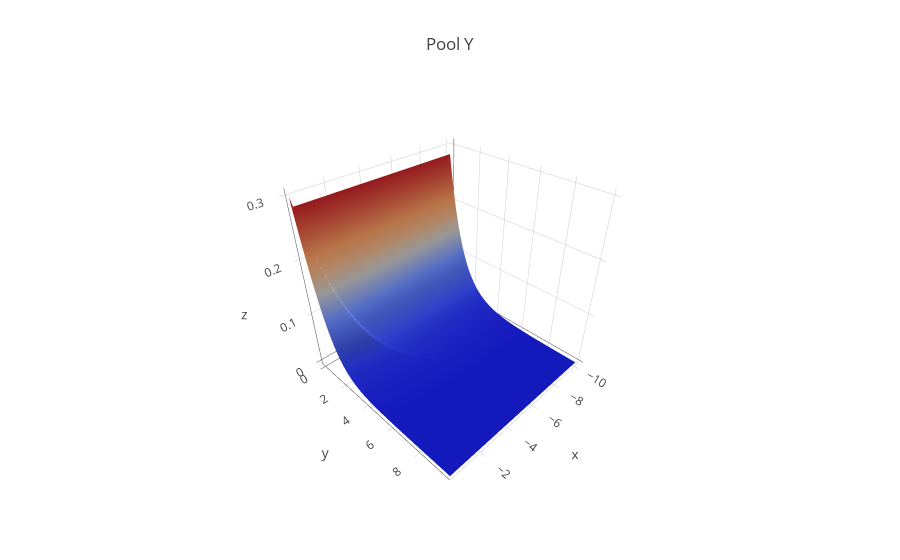

Notebook code cell kept with this figure:
### Markdown cell above
## Time-dependent analysis

We can just use one of the model runs given in the yaml file and start. To plot the pool ages densities, we define an initial age density (omitting means that initial mass is considered as of age zero which makes of course problems with a smooth plot). Then we compute the age density over an time-age-pool grid and use plotly to plot it.

### Code cell
# to make the compuation faster we make the time shorter
smr1.times = np.linspace(0,10,101)
times = smr1.times
ages = np.linspace(0,10,101)

# we define some arbitrary start age distribution
def start_age_densities(a):
    return np.exp(-a)*smr1.start_values

# p is a function of an age array to return the pool age density as an array times x ages x pools
p = smr1.age_densities(start_age_densities)
density_data = p(ages)

pool = 0
data = [go.Surface(x = -times, 
                   y = ages, 
                   z = density_data[:,:,pool], 
                   showscale=False)]
layout = go.Layout(
    title = 'Pool ' + state_vector[pool].name
)
fig = go.Figure(data=data, layout=layout)
iplot(fig)

### Figure 1 — Plotly figure (JSON) as saved in the notebook; plotly's stock layout.template omitted (floating-point values rounded to 4 significant figures; data arrays with more than 128 entries replaced by an {"elided": "..."} marker saying what was removed)
{"data": [{"showscale": false, "type": "surface", "x": [0, -0.1, -0.2, -0.3, -0.4, -0.5, -0.6, -0.7, -0.8, -0.9, -1, -1.1, -1.2, -1.3, -1.4, -1.5, -1.6, -1.7, -1.8, -1.9, -2, -2.1, -2.2, -2.3, -2.4, -2.5, -2.6, -2.7, -2.8, -2.9, -3, -3.1, -3.2, -3.3, -3.4, -3.5, -3.6, -3.7, -3.8, -3.9, -4, -4.1, -4.2, -4.3, -4.4, -4.5, -4.6, -4.7, -4.8, -4.9, -5, -5.1, -5.2, -5.3, -5.4, -5.5, -5.6, -5.7, -5.8, -5.9, -6, -6.1, -6.2, -6.3, -6.4, -6.5, -6.6, -6.7, -6.8, -6.9, -7, -7.1, -7.2, -7.3, -7.4, -7.5, -7.6, -7.7, -7.8, -7.9, -8, -8.1, -8.2, -8.3, -8.4, -8.5, -8.6, -8.7, -8.8, -8.9, -9, -9.1, -9.2, -9.3, -9.4, -9.5, -9.6, -9.7, -9.8, -9.9, -10], "y": [0, 0.1, 0.2, 0.3, 0.4, 0.5, 0.6, 0.7, 0.8, 0.9, 1, 1.1, 1.2, 1.3, 1.4, 1.5, 1.6, 1.7, 1.8, 1.9, 2, 2.1, 2.2, 2.3, 2.4, 2.5, 2.6, 2.7, 2.8, 2.9, 3, 3.1, 3.2, 3.3, 3.4, 3.5, 3.6, 3.7, 3.8, 3.9, 4, 4.1, 4.2, 4.3, 4.4, 4.5, 4.6, 4.7, 4.8, 4.9, 5, 5.1, 5.2, 5.3, 5.4, 5.5, 5.6, 5.7, 5.8, 5.9, 6, 6.1, 6.2, 6.3, 6.4, 6.5, 6.6, 6.7, 6.8, 6.9, 7, 7.1, 7.2, 7.3, 7.4, 7.5, 7.6, 7.7, 7.8, 7.9, 8, 8.1, 8.2, 8.3, 8.4, 8.5, 8.6, 8.7, 8.8, 8.9, 9, 9.1, 9.2, 9.3, 9.4, 9.5, 9.6, 9.7, 9.8, 9.9, 10], "z": {"elided": "101x101 float values"}}], "layout": {"title": "Pool Y", "xaxis": {"ticktext": ["A", ""]}}}
